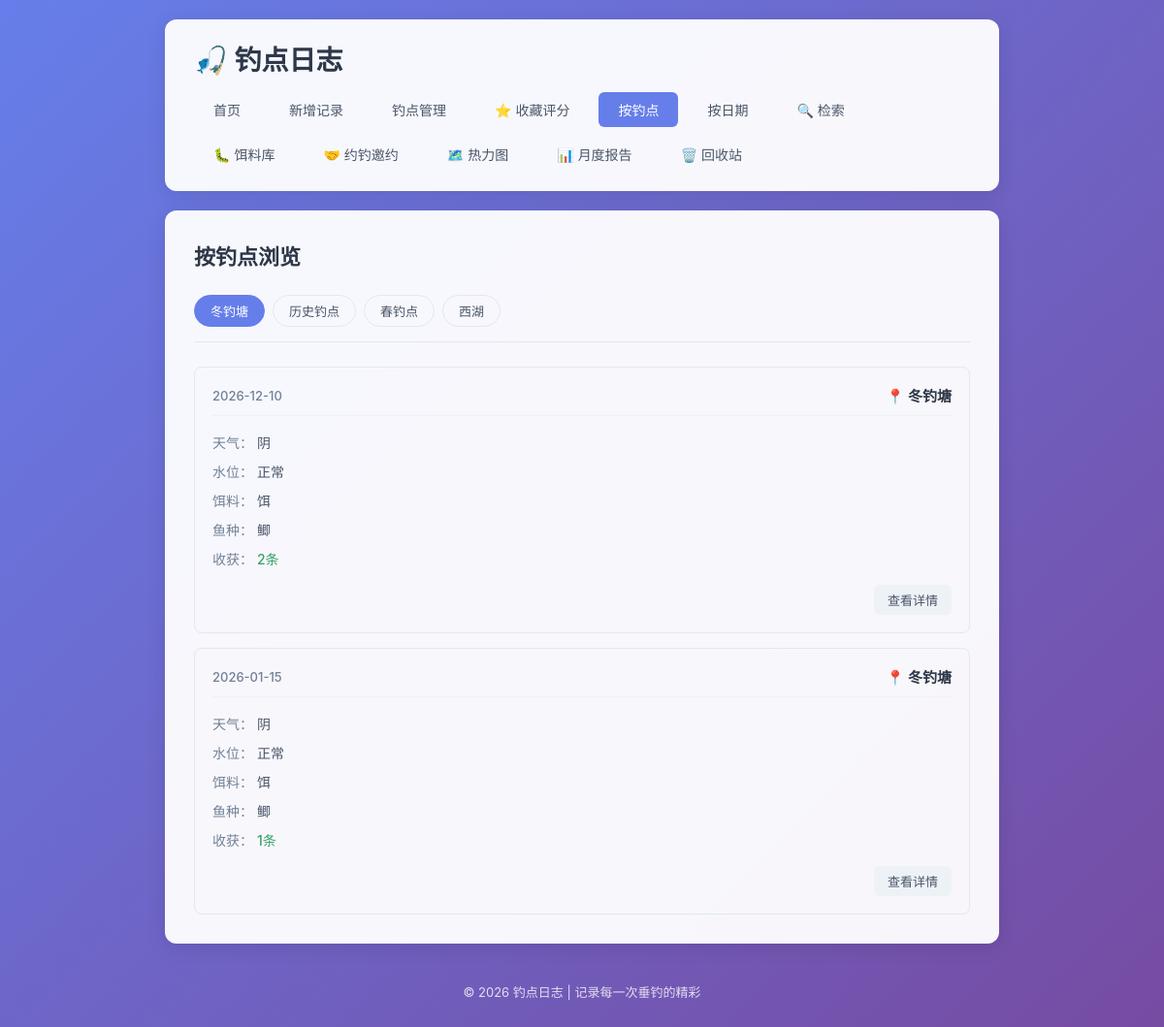
/by-spot, run on an earlier commit of the app's database.
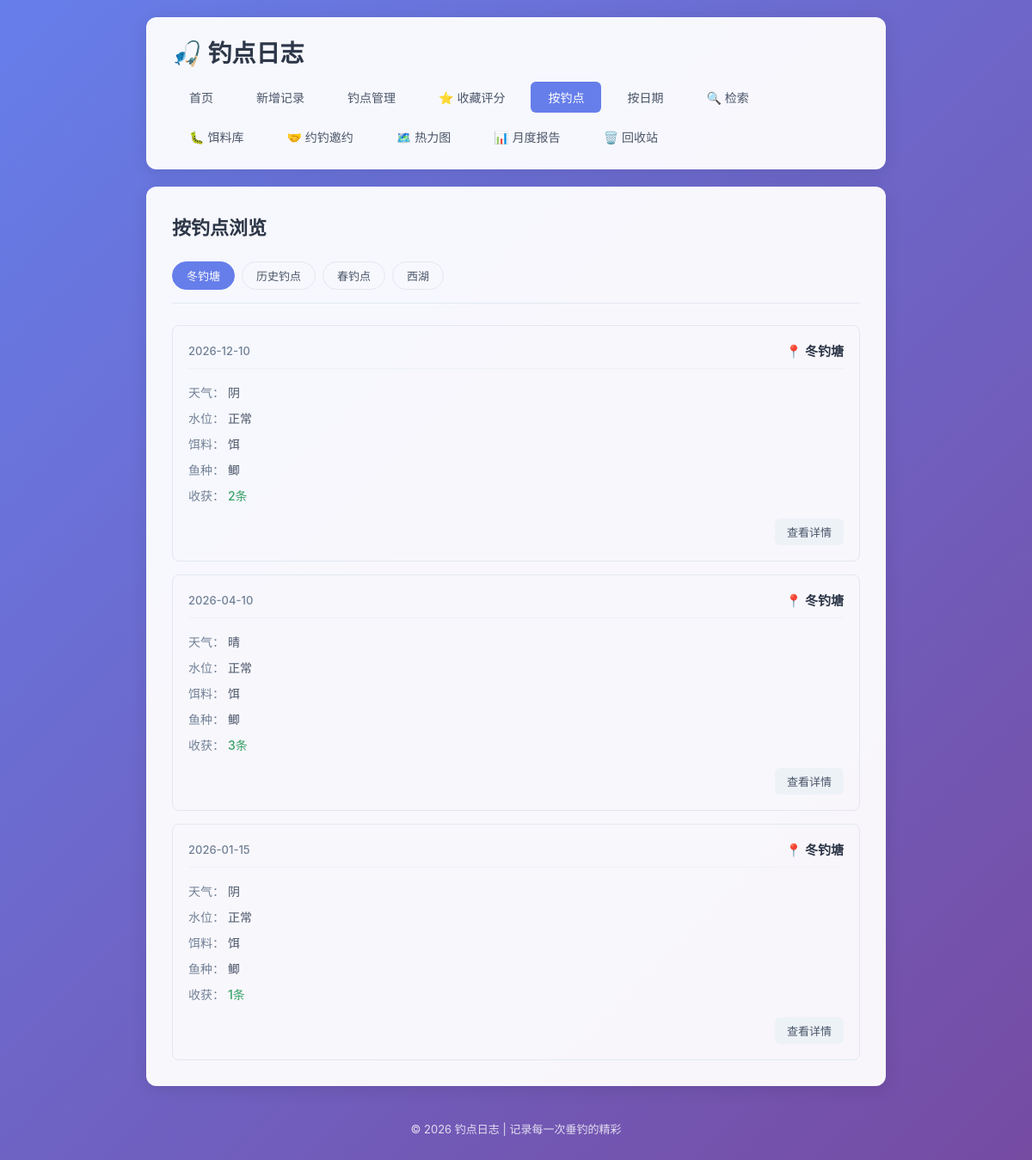
And on a later commit of the database.
### tables this page shows
CREATE TABLE fishing_logs (
            id INTEGER PRIMARY KEY AUTOINCREMENT,
            spot TEXT NOT NULL,
            weather TEXT NOT NULL,
            water_level TEXT NOT NULL,
            bait TEXT NOT NULL,
            fish_species TEXT NOT NULL,
            harvest TEXT NOT NULL,
            next_strategy TEXT,
            created_at DATE NOT NULL
        , temperature TEXT, humidity TEXT, wind TEXT, deleted_at TIMESTAMP);

### app.py (the view)
@app.route('/by-spot')
def by_spot():
    conn = get_db()
    spots = conn.execute('SELECT DISTINCT spot FROM fishing_logs WHERE deleted_at IS NULL ORDER BY spot').fetchall()
    spot_list = [row['spot'] for row in spots]
    selected_spot = request.args.get('spot', spot_list[0] if spot_list else None)
    logs = []
    if selected_spot:
        logs = conn.execute(
            'SELECT * FROM fishing_logs WHERE spot = ? AND deleted_at IS NULL ORDER BY created_at DESC, id DESC',
            (selected_spot,)
        ).fetchall()
    conn.close()
    return render_template('by_spot.html', spot_list=spot_list, selected_spot=selected_spot, logs=logs)

### app.py (called while the page is built)
def get_db():
    conn = sqlite3.connect(DB_PATH)
    conn.row_factory = sqlite3.Row
    return conn

### templates/by_spot.html (shortened to what this page needs)
{% extends 'base.html' %}
{% block content %}
    <div class="page-header">
        <h2>按钓点浏览</h2>
    </div>
    {% if spot_list %}
        <div class="filter-bar">
            {% for spot in spot_list %}
                <a href="{{ url_for('by_spot', spot=spot) }}"
                   class="filter-btn {% if spot == selected_spot %}active{% endif %}">
                    {{ spot }}
                </a>
            {% endfor %}
        </div>
        {% if logs %}
            <div class="log-list">
                {% for log in logs %}
                    <div class="log-card">
                        <div class="log-header">
                            <span class="log-date">{{ log['created_at'] }}</span>
                            <span class="log-spot">📍 {{ log['spot'] }}</span>
                        </div>
                        <div class="log-body">
                            <div class="log-row">
                                <span class="label">天气：</span>
                                <span>{{ log['weather'] }}</span>
                            </div>
                            <div class="log-row">
                                <span class="label">水位：</span>
                                <span>{{ log['water_level'] }}</span>
                            </div>
                            <div class="log-row">
                                <span class="label">饵料：</span>
                                <span>{{ log['bait'] }}</span>
                            </div>
                            <div class="log-row">
                                <span class="label">鱼种：</span>
                                <span>{{ log['fish_species'] }}</span>
                            </div>
                            <div class="log-row">
                                <span class="label">收获：</span>
                                <span class="harvest">{{ log['harvest'] }}</span>
                            </div>
                        </div>
                        <div class="log-footer">
                            <a href="{{ url_for('log_detail', log_id=log['id']) }}" class="btn btn-small">查看详情</a>
                        </div>
                    </div>
                {% endfor %}
            </div>
        {% else %}
            <div class="empty-state">
                <p>该钓点暂无记录</p>
            </div>
        {% endif %}
    {% else %}
        <div class="empty-state">
            <p>还没有任何钓点记录</p>
            <a href="{{ url_for('add_log') }}" class="btn btn-primary">+ 新增记录</a>
        </div>
    {% endif %}
{% endblock %}

What changed in the data, as far as the page shows it:
added fishing_logs: created_at "2026-04-10", spot "冬钓塘", weather "晴", water_level "正常", bait "饵", fish_species "鲫", harvest "3条"
